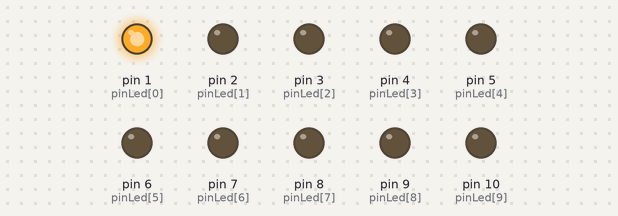
Recording of a sketch running on a simulated Arduino Uno, built with avr-gcc and run on an emulated ATmega328P. Parts: output pins drawn as LEDs (lit = HIGH).

Above: at 0.1 s.
At 0.5 s:
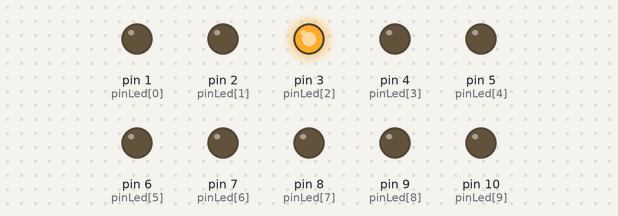
At 0.9 s:
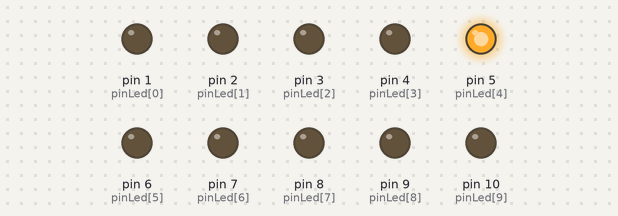
At 1.9 s:
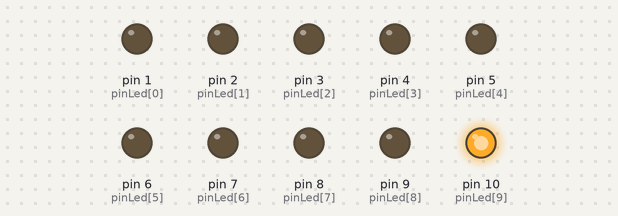
At 3.1 s:
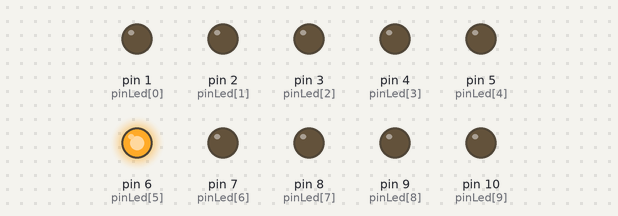
At 4.3 s:
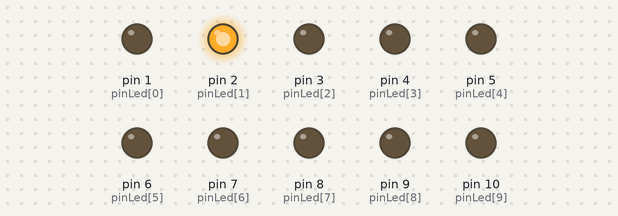
Timing chart, 0 to 4.6 s (numbered marks = the images above):
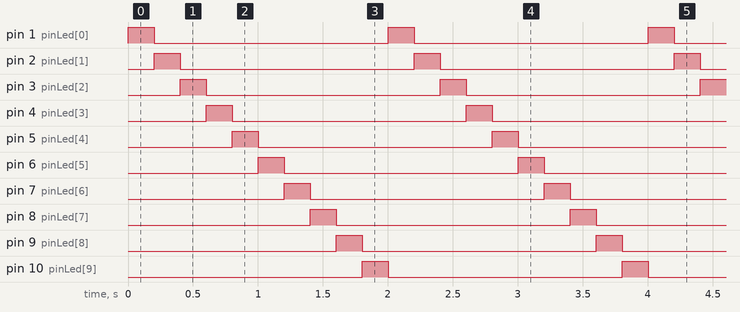

Measured:
- by itself, pin 1 (pinLed[0]), pin 2 (pinLed[1]), pin 3 (pinLed[2]), pin 4 (pinLed[3]), pin 5 (pinLed[4]), pin 6 (pinLed[5]), pin 7 (pinLed[6]), pin 8 (pinLed[7]), pin 9 (pinLed[8]), pin 10 (pinLed[9]): alternates HIGH for 0.20 s and LOW for 1.8 s
- by itself, everything shown: repeats every 2.0 s, in 10 steps

The sketch:

coeur.ino
```cpp
#include "Arduino.h"
#include "Coeur.h"
#include "Param.h"

int pinLed[10]={1,2,3,4,5,6,7,8,9,10}; // Tableau listant les pins

void setup() {
  for (int i=0;i<10;i++)
  {
    pinMode(pinLed[i],OUTPUT);
    digitalWrite(pinLed[i],LOW);
  }
}

void loop() {
  for (int i=DEBUT;i<=FIN;i++) // boucle de séquence d'affichage
  {
    for (int p=0;p<10;p++) // boucle pour chaque pin
    {
      boolean etat=affichage[i][p]; // on va chercher l'état pour le pin
      digitalWrite(pinLed[p],etat); // on met le pin concerné à l'état
    }
  //tous les pins sont dans l'état de la séquence en cours
  delay(200); //petite pause d'affichage
  // on passe à la séquence suivante
  }
}
```

param.h
```cpp
#define param.h
const int DEBUT=20;
const int FIN=29;
```

Source omitted: coeur.h (data table, 1770 bytes)
